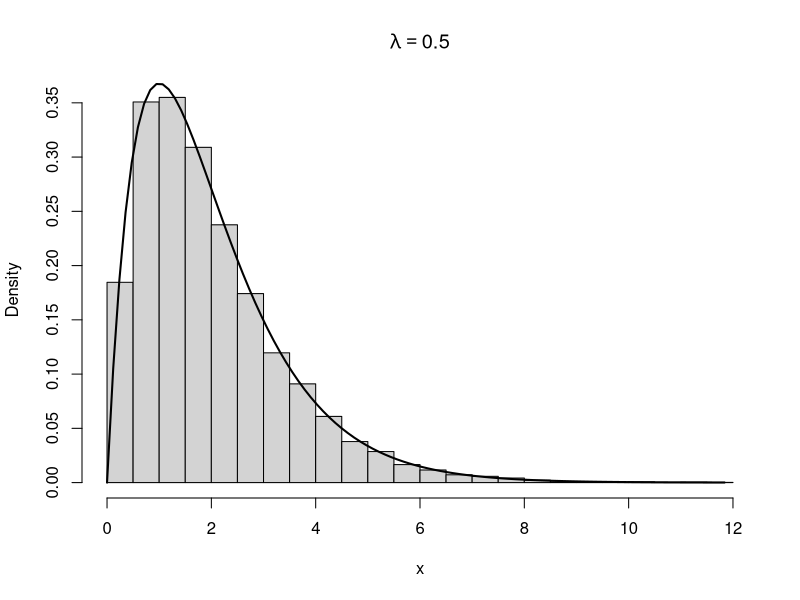
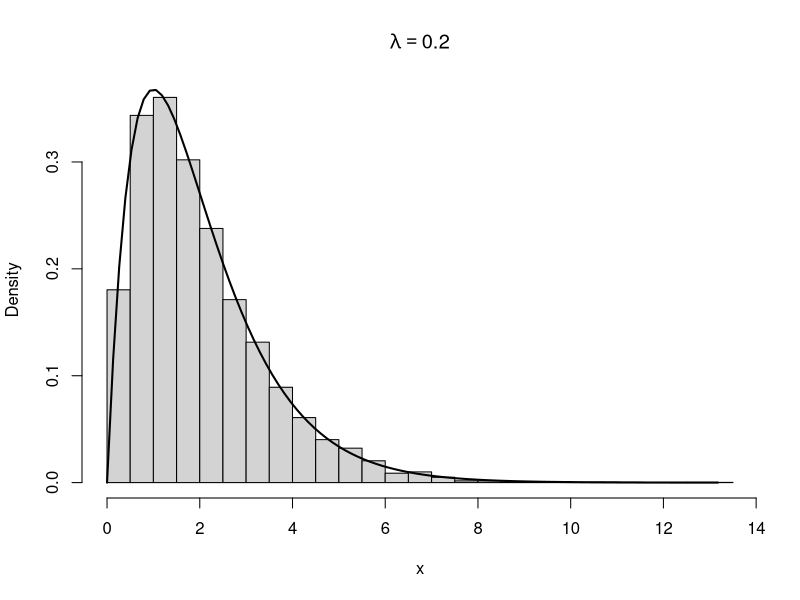

The R source for these figures, in order:
## ---- chunk 1
knitr::opts_chunk$set(echo = TRUE)
## ---- chunk 2
set.seed(123)
N <- 10^4
## ---- chunk 3
lambda <- 0.5
c <- 4 / exp(1)

samples1 <- numeric(N) # create a vector to store the accepted samples
accepted <- 0
proposed <- 0

start_time <- proc.time()[3]

while (accepted < N) {
  
  # sample from Exp(lambda) by inversion
  V <- runif(1)
  X <- -log(V) / lambda
  
  proposed <- proposed + 1
  
  # rejection sampling acceptance probability
  U <- runif(1)
  accept_prob <- exp(1) * (1 - lambda) * X *
                 exp(-(1 - lambda) * X)
  
  if (U < accept_prob) {
    accepted <- accepted + 1
    samples1[accepted] <- X
  }
}

elapsed <- proc.time()[3] - start_time

acceptance1 <- N / proposed
theoretical1 <- 1 / c
time_per_sample1 <- elapsed / N

acceptance1
theoretical1
time_per_sample1
## ---- chunk 4
hist(samples1,
     probability = TRUE,
     breaks = 40,
     main = expression(lambda == 0.5),
     xlab = "x")

curve(x * exp(-x),
      from = 0,
      to = max(samples1),
      add = TRUE,
      lwd = 2)
## ---- chunk 5
lambda <- 0.2
c <- 1 / (0.16 * exp(1))

samples2 <- numeric(N)
accepted <- 0
proposed <- 0

start_time <- proc.time()[3]

while (accepted < N) {
  
  V <- runif(1)
  X <- -log(V) / lambda
  
  proposed <- proposed + 1
  
  U <- runif(1)
  accept_prob <- exp(1) * (1 - lambda) * X *
                 exp(-(1 - lambda) * X)
  
  if (U < accept_prob) {
    accepted <- accepted + 1
    samples2[accepted] <- X
  }
}

elapsed <- proc.time()[3] - start_time

acceptance2 <- N / proposed
theoretical2 <- 1 / c
time_per_sample2 <- elapsed / N

acceptance2
theoretical2
time_per_sample2
## ---- chunk 6
hist(samples2,
     probability = TRUE,
     breaks = 40,
     main = expression(lambda == 0.2),
     xlab = "x")

curve(x * exp(-x),
      from = 0,
      to = max(samples2),
      add = TRUE,
      lwd = 2)
